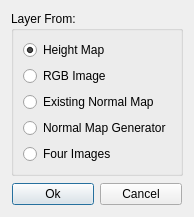
<?xml version="1.0" encoding="UTF-8"?>
<ui version="4.0">
 <class>AddLayer</class>
 <widget class="QDialog" name="AddLayer">
  <property name="geometry">
   <rect>
    <x>0</x>
    <y>0</y>
    <width>184</width>
    <height>184</height>
   </rect>
  </property>
  <property name="sizePolicy">
   <sizepolicy hsizetype="Fixed" vsizetype="Fixed">
    <horstretch>0</horstretch>
    <verstretch>0</verstretch>
   </sizepolicy>
  </property>
  <property name="windowTitle">
   <string>New Layer</string>
  </property>
  <layout class="QVBoxLayout" name="verticalLayout">
   <property name="spacing">
    <number>6</number>
   </property>
   <item>
    <widget class="QGroupBox" name="groupBox">
     <property name="title">
      <string>Layer From:</string>
     </property>
     <layout class="QVBoxLayout" name="verticalLayout_2">
      <item>
       <widget class="QRadioButton" name="FromHeight">
        <property name="text">
         <string>Height Map</string>
        </property>
        <property name="checked">
         <bool>true</bool>
        </property>
       </widget>
      </item>
      <item>
       <widget class="QRadioButton" name="FromRGBImage">
        <property name="text">
         <string>RGB Image</string>
        </property>
       </widget>
      </item>
      <item>
       <widget class="QRadioButton" name="FromNormalMap">
        <property name="text">
         <string>Existing Normal Map</string>
        </property>
       </widget>
      </item>
      <item>
       <widget class="QRadioButton" name="FromGenerator">
        <property name="text">
         <string>Normal Map Generator</string>
        </property>
       </widget>
      </item>
      <item>
       <widget class="QRadioButton" name="FromImages">
        <property name="text">
         <string>Four Images</string>
        </property>
       </widget>
      </item>
     </layout>
    </widget>
   </item>
   <item>
    <widget class="QFrame" name="frame">
     <property name="sizePolicy">
      <sizepolicy hsizetype="Preferred" vsizetype="Fixed">
       <horstretch>0</horstretch>
       <verstretch>0</verstretch>
      </sizepolicy>
     </property>
     <property name="frameShape">
      <enum>QFrame::NoFrame</enum>
     </property>
     <property name="frameShadow">
      <enum>QFrame::Raised</enum>
     </property>
     <layout class="QHBoxLayout" name="horizontalLayout">
      <property name="spacing">
       <number>6</number>
      </property>
      <property name="margin">
       <number>1</number>
      </property>
      <item>
       <widget class="QPushButton" name="Ok">
        <property name="text">
         <string>Ok</string>
        </property>
       </widget>
      </item>
      <item>
       <widget class="QPushButton" name="Cancel">
        <property name="text">
         <string>Cancel</string>
        </property>
        <property name="default">
         <bool>false</bool>
        </property>
        <property name="flat">
         <bool>false</bool>
        </property>
       </widget>
      </item>
     </layout>
    </widget>
   </item>
  </layout>
 </widget>
 <resources/>
 <connections/>
</ui>
